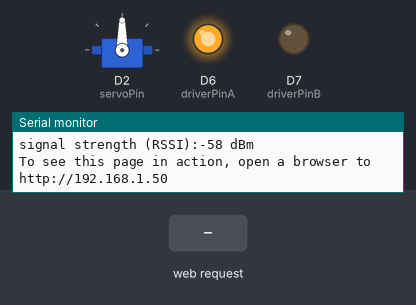
The sketch below on a simulated Arduino MKR. On the bench: servo, output pins drawn as LEDs (lit = HIGH), the last lines printed to the serial monitor. Inputs (shaded band) come from the test bench. WiFi joins after 1.5 s; servers stay silent unless stated.

Above: at 12.7 s.
12.8 s: HTTP request GET /left received
At 13.1 s:
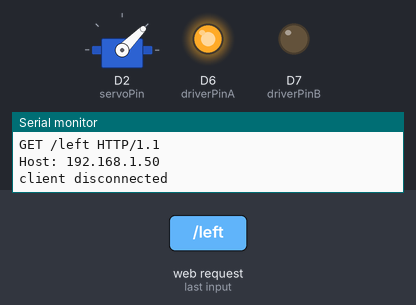
14.3 s: HTTP request GET /forward received
At 15.4 s:
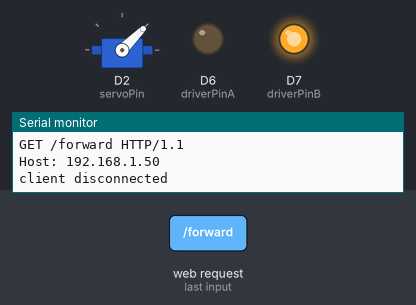
15.8 s: HTTP request GET /right received
At 16.6 s:
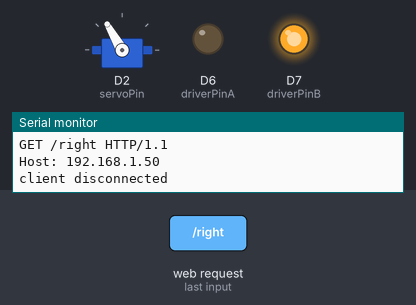
17.3 s: HTTP request GET /back received
At 17.7 s:
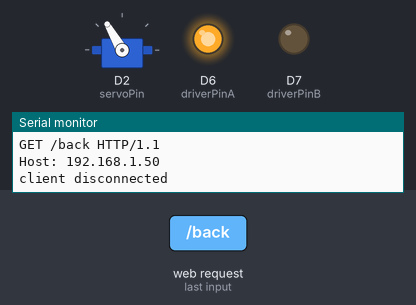
18.8 s: HTTP request GET /stop received
At 20.0 s:
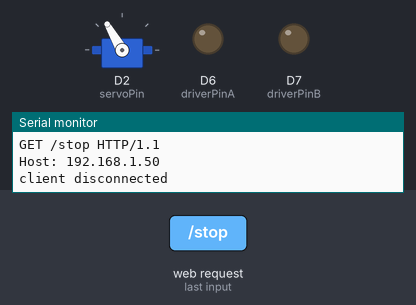
20.3 s: HTTP request GET /left/ received
At 21.2 s:
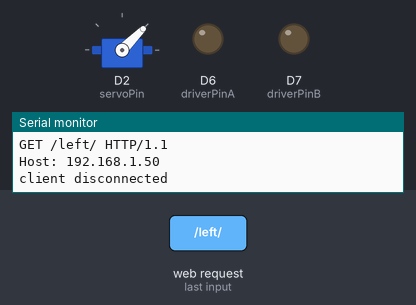
Timing chart, 0 to 22.8 s (numbered marks = the images above; inputs shaded):
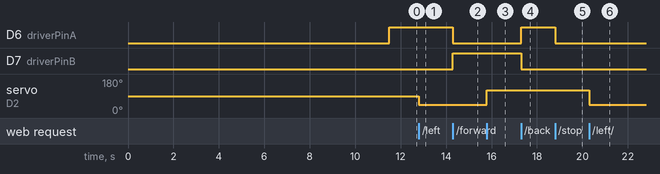

The sketch:

WiFiWebServer.ino
```cpp
/*
  WiFi Web Server

 A simple web server that shows the value of the analog input pins.

 This example is written for a network using WPA encryption. For
 WEP or WPA, change the WiFi.begin() call accordingly.

 Circuit:
 * Analog inputs attached to pins A0 through A5 (optional)

 created 13 July 2010
 by dlf (Metodo2 srl)
 modified 31 May 2012
 by Tom Igoe
 modified 18 Dec 2022
 by Halldor Stefansson
 */

#include <string.h>
#include <Arduino.h>
#include <Servo.h>
#include <SPI.h>
#include <WiFiNINA.h>

#include "arduino_secrets.h"
///////please enter your sensitive data in the Secret tab/arduino_secrets.h
char ssid[] = SECRET_SSID;    // your network SSID (name)
char pass[] = SECRET_PASS;    // your network password (use for WPA, or use as key for WEP)

int servoPin = 2;
int driverPinA = 6;
int driverPinB = 7;

int status = WL_IDLE_STATUS;

WiFiServer server(80);

Servo servoSteering;

const char *webpage =
#include "controlPage.h"
;

void setup() {
  //Initialize serial and wait for port to open:
  Serial.begin(9600);

  pinMode(driverPinA, OUTPUT);
  pinMode(driverPinB, OUTPUT);
  servoSteering.attach(servoPin);
  servoSteering.write(90);
  pinMode(LED_BUILTIN, OUTPUT);
  digitalWrite(LED_BUILTIN, LOW);

  /*
  while (!Serial) {
    ; // wait for serial port to connect. Needed for native USB port only
  }*/

  enable_WiFi();

  connect_WiFi();

  server.begin();
  // you're connected now, so print out the status:
  printWifiStatus();

  // turn on the LED once we've connected to the Wi-Fi
  digitalWrite(LED_BUILTIN, HIGH);
}

void enable_WiFi() {
  // check for the WiFi module:
  if (WiFi.status() == WL_NO_MODULE) {
    Serial.println("Communication with WiFi module failed!");
    // don't continue
    while (true);
  }

  String fv = WiFi.firmwareVersion();
  if (fv < WIFI_FIRMWARE_LATEST_VERSION) {
    Serial.println("Please upgrade the firmware");
  }
}

void connect_WiFi() {
  // attempt to connect to WiFi network:
  while (status != WL_CONNECTED) {
    Serial.print("Attempting to connect to SSID: ");
    Serial.println(ssid);
    // Connect to WPA/WPA2 network. Change this line if using open or WEP network:
    status = WiFi.begin(ssid, pass);

    // wait 10 seconds for connection:
    delay(10000);
  }
}

void printWifiStatus() {
  // print the SSID of the network you're attached to:
  Serial.print("SSID: ");
  Serial.println(WiFi.SSID());

  // print your board's IP address:
  IPAddress ip = WiFi.localIP();
  Serial.print("IP Address: ");
  Serial.println(ip);

  // print the received signal strength:
  long rssi = WiFi.RSSI();
  Serial.print("signal strength (RSSI):");
  Serial.print(rssi);
  Serial.println(" dBm");

  Serial.print("To see this page in action, open a browser to http://");
  Serial.println(ip);
}

void loop() {
  // listen for incoming clients
  WiFiClient client = server.available();

  if (client) {
    Serial.println("new client");
    String currentLine = "";
    // an HTTP request ends with a blank line
    boolean currentLineIsBlank = true;
    while (client.connected()) {
      if (client.available()) {
        char c = client.read();
        Serial.write(c);
        // if you've gotten to the end of the line (received a newline
        // character) and the line is blank, the HTTP request has ended,
        // so you can send a reply
        if (c == '\n' && currentLine.length() == 0) {
          // send a standard HTTP response header
          server.print(webpage);
          break;
        }

        if (c == '\n') {
          // you're starting a new line
          currentLine = "";
        } else if (c != '\r') {
          // you've gotten a character on the current line
          currentLine += c;
          if (currentLine.endsWith("GET /left")) {
            servoSteering.write(45);
          }
          if (currentLine.endsWith("GET /forward")) {
            digitalWrite(driverPinA,LOW);
            digitalWrite(driverPinB,HIGH);
          }
          if (currentLine.endsWith("GET /right")) {
            servoSteering.write(120);
          }
          if (currentLine.endsWith("GET /back")) {
            digitalWrite(driverPinA,HIGH);
            digitalWrite(driverPinB,LOW);
          }
          if (currentLine.endsWith("GET /straight")) {
            servoSteering.write(90);
          }
          if (currentLine.endsWith("GET /stop")) {
            digitalWrite(driverPinA,LOW);
            digitalWrite(driverPinB,LOW);
          }
        }
      }
    }
    // give the web browser time to receive the data
    delay(1);

    // close the connection:
    client.stop();
    Serial.println("client disconnected");
  }
}
```

arduino_secrets.h
```cpp
#define SECRET_SSID ""
#define SECRET_PASS ""
```

controlPage.h
```cpp
R"(
<!DOCTYPE html>
<html>
  <head>
    <meta charset="utf-8">
    <meta http-equiv="X-UA-Compatible" content="IE=edge">
    <meta name="viewport" content="width=device-width, initial-scale=1.0, maximum-scale=1.0, user-scalable=no" />
    <link rel="stylesheet" href="https://maxcdn.bootstrapcdn.com/bootstrap/3.3.7/css/bootstrap.min.css">
  </head>
  <body>
    <div class="container-fluid">
        <div class="col-xs-12" style="height: 100vh">
            <div class="row"
                style="height: 33.33%; padding-top: 2em; display: flex; align-items: center; justify-content: center;">
            </div>
            <div class="row" style="height: 33.33%; display: flex; align-items: center; justify-content: center;">
                <div class="col-xs-4" style="text-align: center;">
                    <button id="forward" type="button" class="btn btn-primary btn-lg">Forward</button>
                </div>
                <div class="col-xs-8"></div>
            </div>
            <div class="row"
                style="height: 33.33%; padding-bottom:2em; display: flex; align-items: center; justify-content: center;">
                <div class="col-xs-4" style="text-align: center">
                    <button id="back" type="button" class="btn btn-primary btn-lg">Back</button>
                </div>
                <div class="col-xs-4"></div>
                <div class="col-xs-2" style="text-align: center">
                    <button id="left" type="button" class="btn btn-primary btn-lg">Left</button>
                </div>
                <div class="col-xs-2" style="text-align: center">
                    <button id="right" type="button" class="btn btn-primary btn-lg">Right</button>
                </div>
            </div>
        </div>
    </div>
    <script src="https://code.jquery.com/jquery-3.6.1.min.js"></script>
    <script>
      $( "#forward" )
        .bind('touchstart mousedown', function(e){
          $.get( "/forward/", function( data ) {
          });
        })
        .bind('touchend mouseup', function(e){
          $.get( "/stop/", function( data ) {
          });
        });
      $( "#left" )
        .bind('touchstart mousedown', function(e){
          $.get( "/left/", function( data ) {
          });
        })
        .bind('touchend mouseup', function(e){
          $.get( "/straight/", function( data ) {
          });
        });
      $( "#right" )
        .bind('touchstart mousedown', function(e){
          $.get( "/right/", function( data ) {
          });
        })
        .bind('touchend mouseup', function(e){
          $.get( "/straight/", function( data ) {
          });
        });
      $( "#back" )
        .bind('touchstart mousedown', function(e){
          $.get( "/back/", function( data ) {
          });
        })
        .bind('touchend mouseup', function(e){
          $.get( "/stop/", function( data ) {
          });
        });
    </script>
  </body>
</html>
)"
```

Measured:
- after the input at 12.8 s, servo on D2 (servoPin): 90° → 45° at once
- after the input at 14.3 s, D6 (driverPinA): HIGH → LOW at once; D7 (driverPinB): LOW → HIGH at once
- after the input at 15.8 s, servo on D2 (servoPin): 45° → 120° at once
- after the input at 17.3 s, D6 (driverPinA): LOW → HIGH at once; D7 (driverPinB): HIGH → LOW at once
- after the input at 18.8 s, D6 (driverPinA): HIGH → LOW at once
- after the input at 20.3 s, servo on D2 (servoPin): 120° → 45° at once
